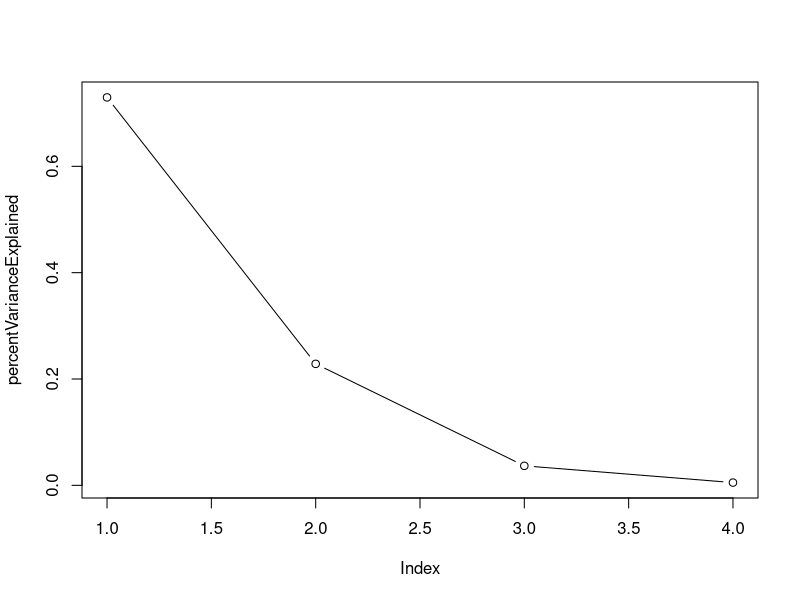
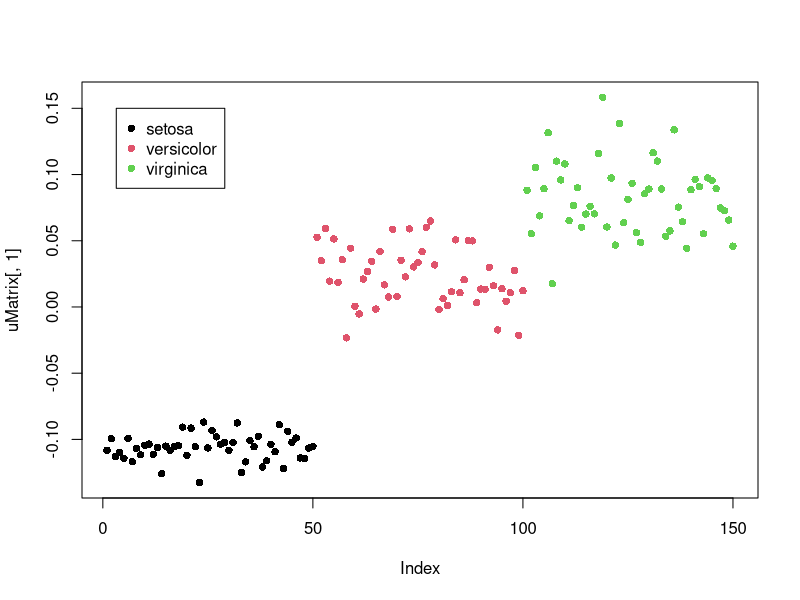
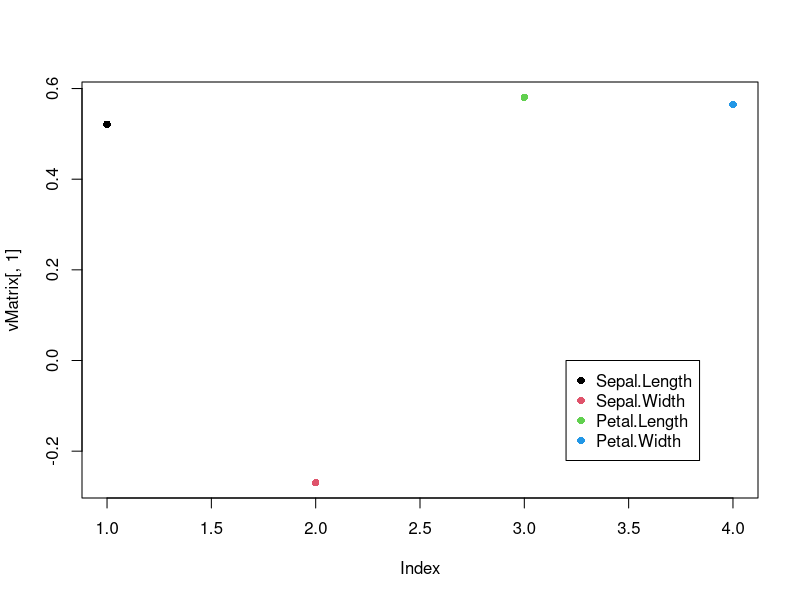
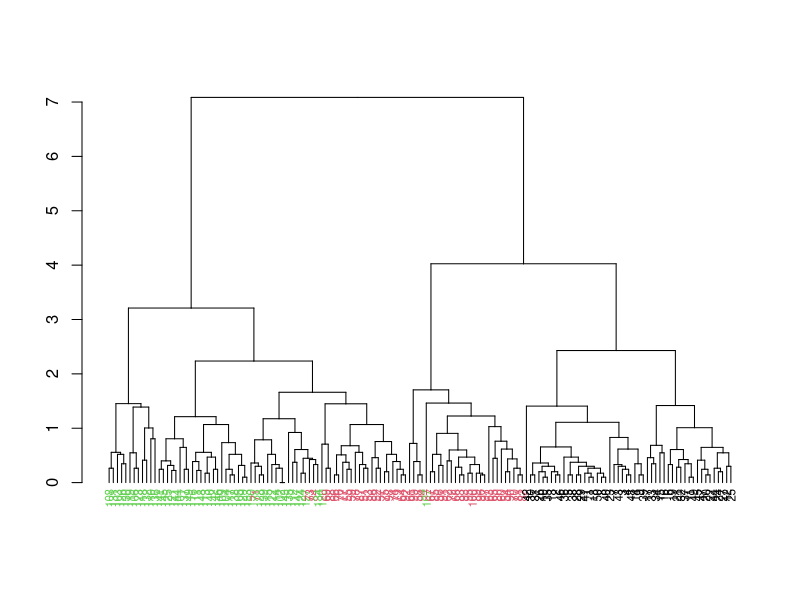
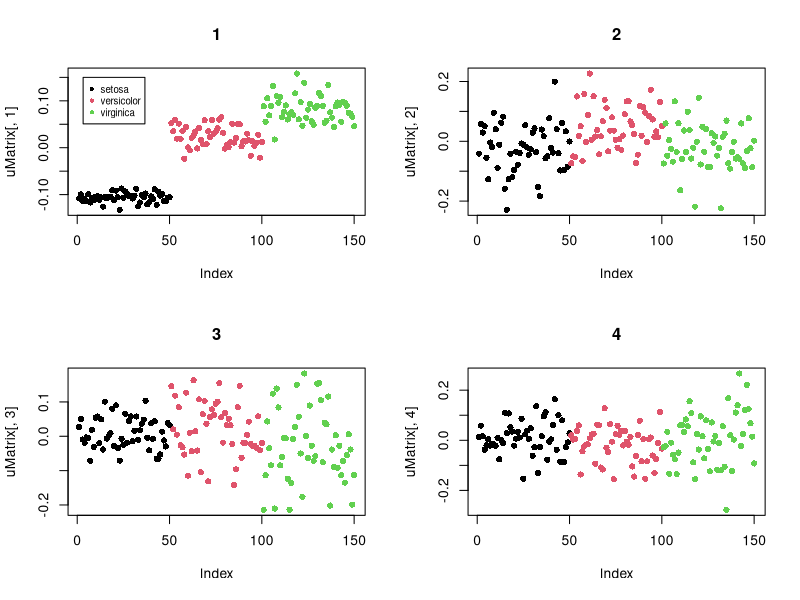
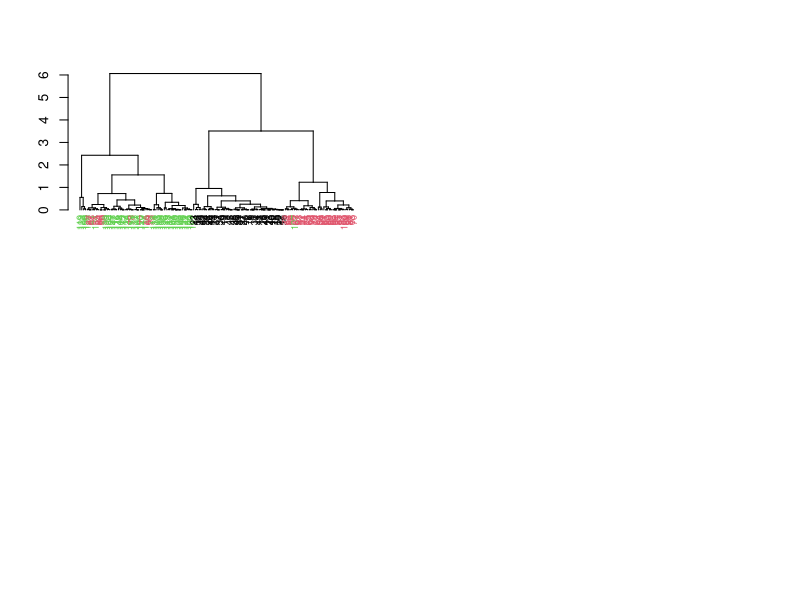
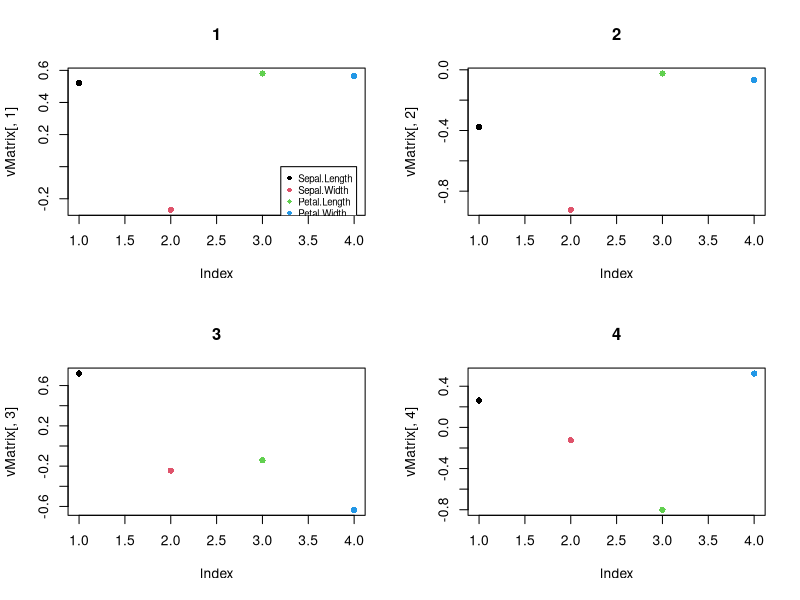
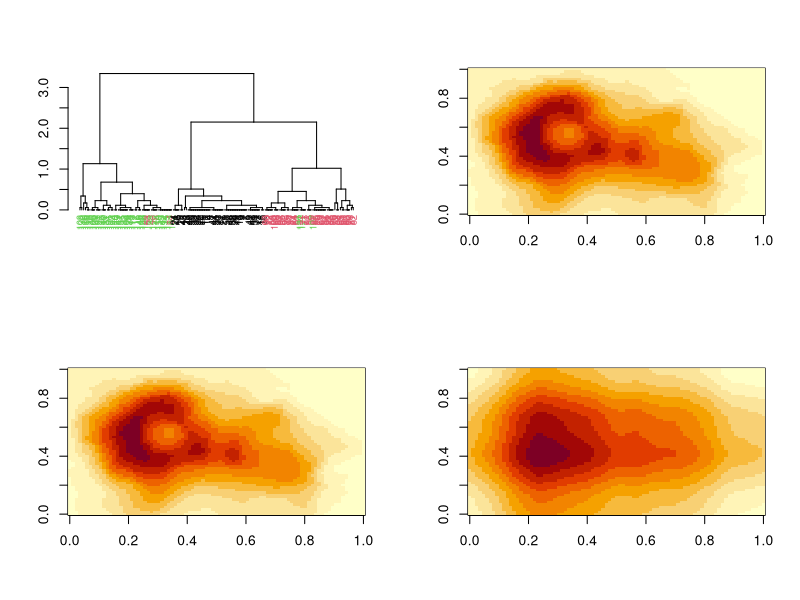

These charts were generated, in order, by the following R code:
## ---- chunk 1
## For this paragraph we will use the iris data set.
data(iris)
## Only numerical values (we don't use Species, only the measurements)
irisVals <- iris[,1:4]
## ---- chunk 2
svdIris <- svd(scale(irisVals))
## ---- chunk 3
dVector <-  svdIris$d
uMatrix <- svdIris$u
vMatrix <- svdIris$v
## ---- chunk 4
percentVarianceExplained <- dVector^2/sum(dVector^2)
plot(percentVarianceExplained, type="b")
## ---- chunk 5
plot(uMatrix[,1], pch=16, col=factor(iris$Species))
legend(x=3.2, y=0.15, legend=unique(iris$Species), pch=16, col=1:4)
## ---- chunk 6
plot(vMatrix[,1], pch=16, col=1:4)
legend(x=3.2, y=0, legend=names(irisVals), pch=16, col=1:4)
## ---- chunk 7
reconstructedData <- uMatrix %*% diag(dVector) %*% t(vMatrix)
sum(scale(irisVals) - reconstructedData)
## ---- chunk 8
data(iris)
## Only numerical values (we don't use Species, only the measurements)
irisVals <- iris[,1:4]
## ---- chunk 9
distances <- as.matrix(dist(irisVals, method="euclidean"))
hclustTree <- hclust(as.dist(distances))
colorLabels <- factor(iris$Species)
dendrogramH <- as.dendrogram(hclustTree)
dendColored <- dendrapply(dendrogramH, FUN=function(n) {
    if(is.leaf(n)) {
        att <- attributes(n)
        attr(n, "nodePar") <- c(
            att$nodePar,
            list(lab.col = as.numeric(colorLabels[as.numeric(att$label)]), 
                 lab.cex=.7, cex=NA, pch=16 )
            )
    }
    return(n)
})
plot(dendColored, pch=NA)
## ---- chunk 10
svdIris <- svd(scale(irisVals))
dVector <-  svdIris$d
uMatrix <- svdIris$u
vMatrix <- svdIris$v
## ---- chunk 11
layout(matrix(c(1:4), nrow=2, byrow=TRUE))
plot(uMatrix[,1], pch=16, col=factor(iris$Species), main="1")
legend(x=3.2, y=0.15, legend=unique(iris$Species), pch=16, col=1:3, cex=0.7)
plot(uMatrix[,2], pch=16, col=factor(iris$Species), main="2")
plot(uMatrix[,3], pch=16, col=factor(iris$Species), main="3")
plot(uMatrix[,4], pch=16, col=factor(iris$Species), main="4")
## ---- chunk 12
compressedData <- as.matrix(uMatrix[,1]) %*% diag(as.matrix(dVector[1])) %*% t(vMatrix[,1])
distances <- as.matrix(dist(compressedData, method="euclidean"))
hclustTree <- hclust(as.dist(distances))
colorLabels <- factor(iris$Species)
dendrogramH <- as.dendrogram(hclustTree)
dendColored <- dendrapply(dendrogramH, FUN=function(n) {
    if(is.leaf(n)) {
        att <- attributes(n)
        attr(n, "nodePar") <- c(
            att$nodePar,
            list(lab.col = as.numeric(colorLabels[as.numeric(att$label)]), 
                 lab.cex=.7, cex=NA, pch=16 )
            )
    }
    return(n)
})
plot(dendColored, pch=NA)
## ---- chunk 13
layout(matrix(c(1:4), nrow=2, byrow=TRUE))
plot(vMatrix[,1], pch=16, col=1:4, main="1")
legend(x=3.2, y=0, legend=names(irisVals), pch=16, col=1:4, cex=0.7)
plot(vMatrix[,2], pch=16, col=1:4, main="2")
plot(vMatrix[,3], pch=16, col=1:4, main="3")
plot(vMatrix[,4], pch=16, col=1:4, main="4")
## ---- chunk 14
svdIris2 <- svd(scale(irisVals[, c("Petal.Length")]))
compressedData2 <- as.matrix(svdIris2$u[,1]) %*% diag(as.matrix(svdIris2$d[1])) %*% t(svdIris2$v[,1])
distances2 <- as.matrix(dist(compressedData2, method="euclidean"))
hclustTree2 <- hclust(as.dist(distances2))
colorLabels2 <- factor(iris$Species)
dendrogramH2 <- as.dendrogram(hclustTree2)
dendColored2 <- dendrapply(dendrogramH2, FUN=function(n) {
    if(is.leaf(n)) {
        att <- attributes(n)
        attr(n, "nodePar") <- c(
            att$nodePar,
            list(lab.col = as.numeric(colorLabels2[as.numeric(att$label)]), 
                 lab.cex=.7, cex=NA, pch=16 )
            )
    }
    return(n)
})
plot(dendColored2, pch=NA)
## ---- chunk 15
## For this paragraph we will use the volcano data, from topographic 
## information on Auckland's Maunga Whau Volcano. As this is topographic data, 
## no need to scale it.
data(volcano)
image(volcano)
svdVolcanoImg <- svd(volcano)
dVector <-  svdVolcanoImg$d
uMatrix <- svdVolcanoImg$u
vMatrix <- svdVolcanoImg$v
## ---- chunk 16
reconstructedImg <- uMatrix %*% diag(dVector) %*% t(vMatrix)
image(reconstructedImg)
## ---- chunk 17
compressedImg <- as.matrix(uMatrix[,1]) %*% diag(as.matrix(dVector[1])) %*% t(vMatrix[,1])
image(compressedImg)
## ---- chunk 18
compressedImg <- uMatrix[,1:3] %*% diag(dVector[1:3]) %*% t(vMatrix[,1:3])
image(compressedImg)
## ---- chunk 19
##For this paragraph we will use the iris data set.
data(iris)
## Only numerical values (we don't use Species, only the measurements)
irisVals <- iris[,1:4]
## ---- chunk 20
pcaOutput <- princomp(irisVals, cor=TRUE)
## ---- chunk 21
screeplot(pcaOutput, type="lines")
## ---- chunk 22
plot(pcaOutput$scores[, c(1,3)], pch=16)
## ---- chunk 23
## Iris data
## Questions = Sepal.width, Sepal.length, Petal.width, Petal.length
## Respondents = Flower measurements
biplot(pcaOutput, cex=0.7, pc.biplot=TRUE, choices=c(1,3))
## ---- chunk 24
## Print "Standard deviation", "Proportion of Variance" and "Cumulative Proportion"
summary(pcaOutput)
## ---- chunk 25
prcOutput <- prcomp(irisVals, cor=TRUE)
## ---- chunk 26
summary(prcOutput)
## ---- chunk 27
screeplot(prcOutput, type="lines")
## ---- chunk 28
plot(prcOutput$x[, 1:2], pch=16)
## ---- chunk 29
## Iris data
## Questions = Sepal.width, Sepal.length, Petal.width, Petal.length
## Respondents = Flower measurements
biplot(prcOutput, cex=0.7, pc.biplot=TRUE)
